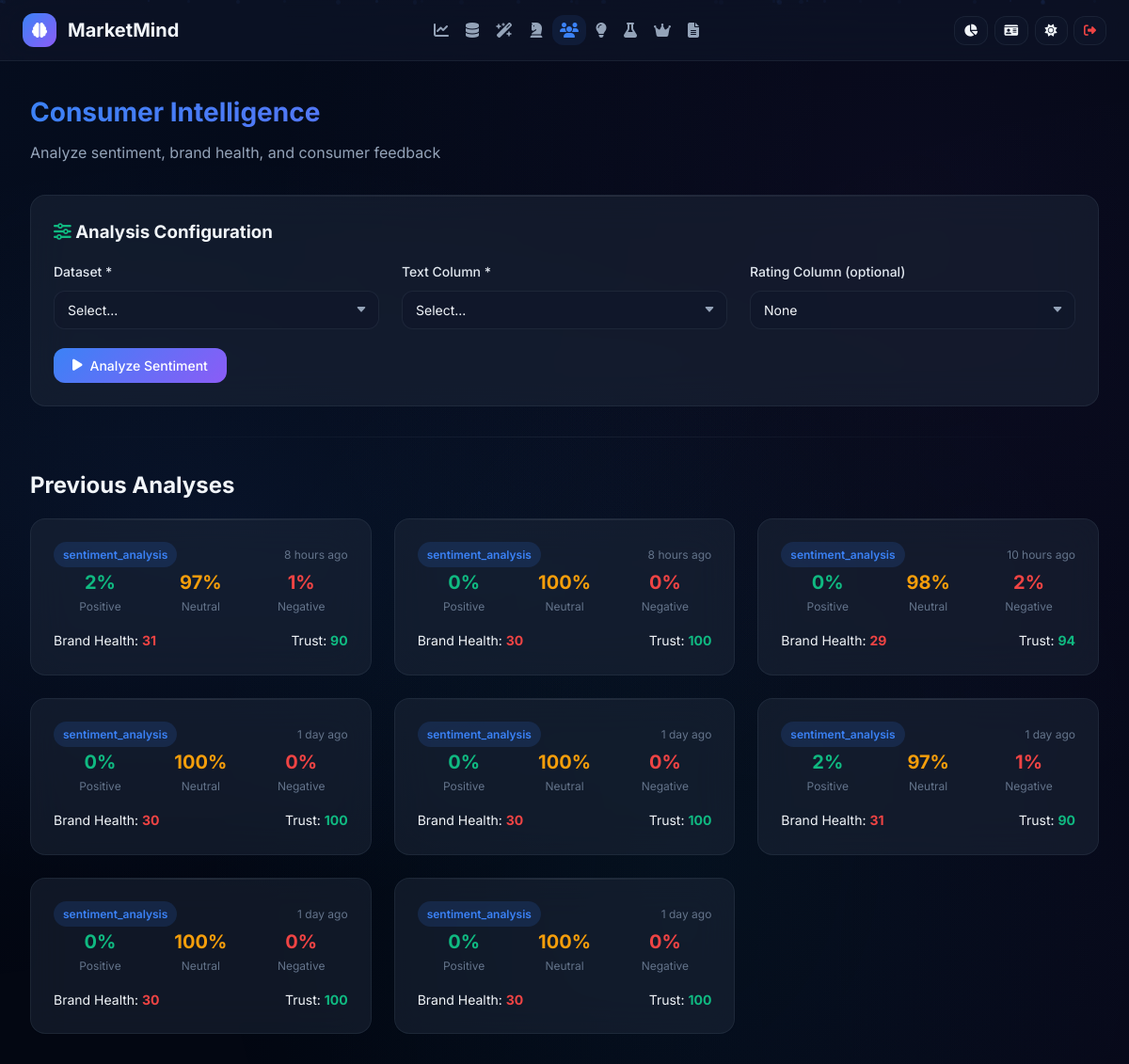
The page /consumer (signed in) on the database its author committed.
### database/models.py (models this page shows, shortened)
class User(UserMixin, db.Model):
    __tablename__ = 'users'
    id = db.Column(db.Integer, primary_key=True)
    username = db.Column(db.String(80), unique=True, nullable=False, index=True)
    email = db.Column(db.String(120), unique=True, nullable=False, index=True)
    password_hash = db.Column(db.String(255), nullable=False)
    first_name = db.Column(db.String(50), nullable=True)
    last_name = db.Column(db.String(50), nullable=True)
    role = db.Column(db.String(20), default='user')
    is_active = db.Column(db.Boolean, default=True)
    is_verified = db.Column(db.Boolean, default=False)
    avatar_url = db.Column(db.String(255), nullable=True)
    bio = db.Column(db.Text, nullable=True)
    company = db.Column(db.String(100), nullable=True)
    job_title = db.Column(db.String(100), nullable=True)
    phone = db.Column(db.String(20), nullable=True)
    theme_preference = db.Column(db.String(10), default='dark')
    language = db.Column(db.String(10), default='en')
    timezone = db.Column(db.String(50), default='UTC')
    date_format = db.Column(db.String(20), default='YYYY-MM-DD')
    notification_enabled = db.Column(db.Boolean, default=True)
    two_factor_enabled = db.Column(db.Boolean, default=False)
    api_key = db.Column(db.String(64), unique=True, nullable=True)
    last_login = db.Column(db.DateTime, nullable=True)
    login_count = db.Column(db.Integer, default=0)
    created_at = db.Column(db.DateTime, default=datetime.now)
    updated_at = db.Column(db.DateTime, default=datetime.now, onupdate=datetime.now)
    datasets = db.relationship('Dataset', backref='user', lazy='dynamic', cascade='all, delete-orphan')
    reports = db.relationship('Report', backref='user', lazy='dynamic', cascade='all, delete-orphan')
    forecasts = db.relationship('Forecast', backref='user', lazy='dynamic', cascade='all, delete-orphan')
    activity_logs = db.relationship('ActivityLog', backref='user', lazy='dynamic', cascade='all, delete-orphan')
    login_history = db.relationship('LoginHistory', backref='user', lazy='dynamic', cascade='all, delete-orphan')
    @property
    def is_admin(self):
        return self.role in ['admin', 'superadmin']

class ConsumerInsight(db.Model):
    __tablename__ = 'consumer_insights'
    id = db.Column(db.Integer, primary_key=True)
    user_id = db.Column(db.Integer, db.ForeignKey('users.id'), nullable=False, index=True)
    dataset_id = db.Column(db.Integer, db.ForeignKey('datasets.id'), nullable=True)
    insight_type = db.Column(db.String(50), nullable=False)
    positive_score = db.Column(db.Float, default=0.0)
    negative_score = db.Column(db.Float, default=0.0)
    neutral_score = db.Column(db.Float, default=0.0)
    brand_health_score = db.Column(db.Float, default=0.0)
    emotion_score = db.Column(db.Float, default=0.0)
    trust_score = db.Column(db.Float, default=0.0)
    sentiment_distribution = db.Column(db.Text, nullable=True)
    key_topics = db.Column(db.Text, nullable=True)
    emotion_breakdown = db.Column(db.Text, nullable=True)
    insights = db.Column(db.Text, nullable=True)
    recommendations = db.Column(db.Text, nullable=True)
    created_at = db.Column(db.DateTime, default=datetime.now)

### app.py (the view)
@app.route('/consumer')
@login_required
def consumer_intelligence():
    if not MODULES_AVAILABLE['models']:
        return render_template('consumer/index.html', datasets=[], insights=[])
    datasets = Dataset.query.filter_by(user_id=current_user.id, is_processed=True).all()
    insights = ConsumerInsight.query.filter_by(user_id=current_user.id).order_by(ConsumerInsight.created_at.desc()).all()
    return render_template('consumer/index.html', datasets=datasets, insights=insights)

### app.py (called while the page is built)
@app.context_processor
def inject_globals():
    return {
        'now': datetime.now(),
        'format_number': format_number,
        'format_currency': format_currency,
        'format_percentage': format_percentage,
        'score_to_color': score_to_color,
        'score_to_rating': score_to_rating,
        'time_ago': time_ago
    }

@login_manager.user_loader
def load_user(user_id):
    if MODULES_AVAILABLE['models']:
        return User.query.get(int(user_id))
    return None

@app.before_request
def before_request():
    if current_user.is_authenticated and MODULES_AVAILABLE['models']:
        current_user.updated_at = datetime.now()
        db.session.commit()

### utils.py (called while the page is built)
def score_to_color(score: float, max_score: float = 100) -> str:
    ratio = (score / max_score) * 100 if max_score > 0 else 0
    if ratio >= 90:
        return "#10b981"
    elif ratio >= 75:
        return "#22c55e"
    elif ratio >= 60:
        return "#f59e0b"
    elif ratio >= 40:
        return "#f97316"
    return "#ef4444"

def time_ago(dt: datetime) -> str:
    if not dt:
        return "Unknown"
    now = datetime.now()
    diff = now - dt
    seconds = int(diff.total_seconds())
    if seconds < 60:
        return "Just now"
    elif seconds < 3600:
        return f"{seconds // 60} minute{'s' if seconds // 60 != 1 else ''} ago"
    elif seconds < 86400:
        return f"{seconds // 3600} hour{'s' if seconds // 3600 != 1 else ''} ago"
    elif seconds < 604800:
        return f"{seconds // 86400} day{'s' if seconds // 86400 != 1 else ''} ago"
    elif seconds < 2592000:
        return f"{seconds // 604800} week{'s' if seconds // 604800 != 1 else ''} ago"
    return f"{seconds // 2592000} month{'s' if seconds // 2592000 != 1 else ''} ago"

### templates/consumer/index.html (shortened to what this page needs)
{% extends 'base.html' %}
{% block content %}
<div class="page-container">
    <div class="page-header"><h1>Consumer Intelligence</h1><p>Analyze sentiment, brand health, and consumer feedback</p></div>
    <div class="glass-card mb-4">
        <h3 class="mb-4"><i class="fas fa-sliders-h" style="color: var(--accent-green);"></i> Analysis Configuration</h3>
        <form id="consumerForm">
            <div class="grid-3">
                <div class="form-group">
                    <label class="form-label">Dataset *</label>
                    <select name="dataset_id" id="consDataset" class="form-control" required onchange="loadConsColumns()">
                        <option value="">Select...</option>
                    </select>
                </div>
                <div class="form-group">
                    <label class="form-label">Text Column *</label>
                    <select name="text_column" id="consText" class="form-control" required><option value="">Select...</option></select>
                </div>
                <div class="form-group">
                    <label class="form-label">Rating Column (optional)</label>
                    <select name="rating_column" id="consRating" class="form-control"><option value="">None</option></select>
                </div>
            </div>
            <button type="submit" class="glass-btn glass-btn-primary mt-3"><i class="fas fa-play"></i> Analyze Sentiment</button>
        </form>
    </div>
    {% if insights %}
    <div class="section-divider"></div>
    <h2 class="mb-4">Previous Analyses</h2>
    <div class="grid-auto">
        {% for i in insights[:8] %}
        <div class="glass-card">
            <div class="flex items-center justify-between mb-3">
                <span class="badge badge-info">{{ i.insight_type }}</span>
                <span style="font-size: 0.75rem; color: var(--text-muted);">{{ time_ago(i.created_at) }}</span>
            </div>
            <div class="grid-3" style="gap: 0.5rem; margin-bottom: 1rem;">
                <div class="text-center"><div style="font-size: 1.25rem; font-weight: 700; color: var(--accent-green);">{{ i.positive_score|round|int }}%</div><div style="font-size: 0.75rem; color: var(--text-muted);">Positive</div></div>
                <div class="text-center"><div style="font-size: 1.25rem; font-weight: 700; color: var(--accent-amber);">{{ i.neutral_score|round|int }}%</div><div style="font-size: 0.75rem; color: var(--text-muted);">Neutral</div></div>
                <div class="text-center"><div style="font-size: 1.25rem; font-weight: 700; color: var(--accent-red);">{{ i.negative_score|round|int }}%</div><div style="font-size: 0.75rem; color: var(--text-muted);">Negative</div></div>
            </div>
            <div class="flex items-center justify-between" style="font-size: 0.875rem;">
                <span>Brand Health: <strong style="color: {{ score_to_color(i.brand_health_score) }};">{{ i.brand_health_score|round|int }}</strong></span>
                <span>Trust: <strong style="color: {{ score_to_color(i.trust_score) }};">{{ i.trust_score|round|int }}</strong></span>
            </div>
        </div>
        {% endfor %}
    </div>
    {% endif %}
</div>
{% endblock %}

### rows shown on the page
ConsumerInsight: insight_type "sentiment_analysis", created_at "8 hours ago", positive_score "2", neutral_score "97", negative_score "1", brand_health_score "31", trust_score "90"
ConsumerInsight: insight_type "sentiment_analysis", created_at "8 hours ago", positive_score "0", neutral_score "100", negative_score "0", brand_health_score "30", trust_score "100"
ConsumerInsight: insight_type "sentiment_analysis", created_at "10 hours ago", positive_score "0", neutral_score "98", negative_score "2", brand_health_score "29", trust_score "94"
ConsumerInsight: insight_type "sentiment_analysis", created_at "1 day ago", positive_score "0", neutral_score "100", negative_score "0", brand_health_score "30", trust_score "100"
ConsumerInsight: insight_type "sentiment_analysis", created_at "1 day ago", positive_score "0", neutral_score "100", negative_score "0", brand_health_score "30", trust_score "100"
ConsumerInsight: insight_type "sentiment_analysis", created_at "1 day ago", positive_score "2", neutral_score "97", negative_score "1", brand_health_score "31", trust_score "90"
ConsumerInsight: insight_type "sentiment_analysis", created_at "1 day ago", positive_score "0", neutral_score "100", negative_score "0", brand_health_score "30", trust_score "100"
ConsumerInsight: insight_type "sentiment_analysis", created_at "1 day ago", positive_score "0", neutral_score "100", negative_score "0", brand_health_score "30", trust_score "100"
